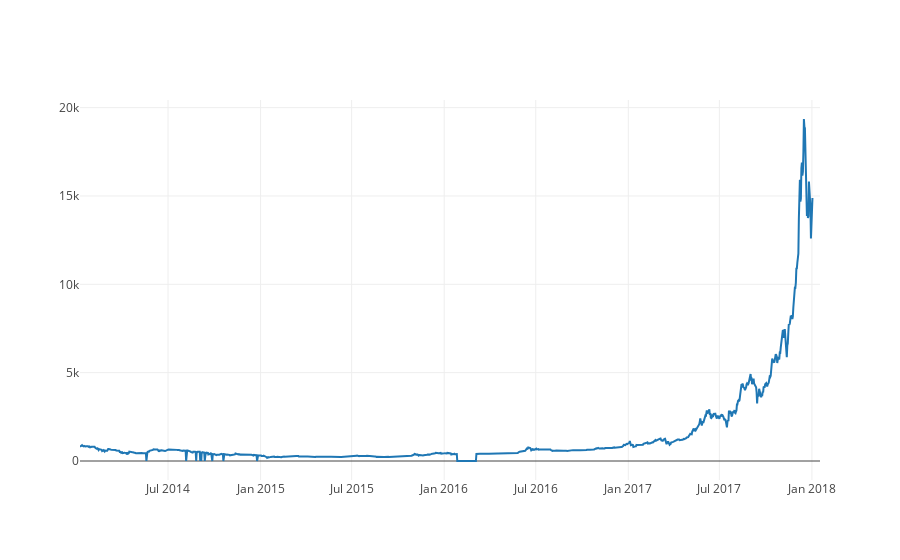

Notebook code for this chart:
### Code cell
data = [go.Scatter(x=df.index, y=df.Close)]

py.iplot(data)

### Figure 1 — Plotly figure (JSON) as saved in the notebook; plotly's stock layout.template omitted (floating-point values rounded to 4 significant figures; data arrays with more than 128 entries replaced by an {"elided": "..."} marker saying what was removed)
{"data": [{"type": "scatter", "x": {"elided": "1472 str values"}, "y": {"elided": "1472 float values"}}], "layout": {}}
